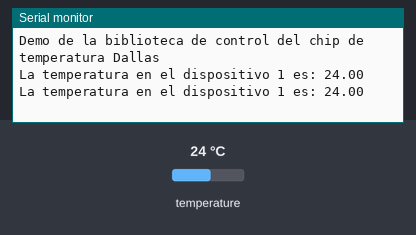
A program run on a simulated ESP32. Parts: the last lines printed to the serial monitor. The inputs (shaded band) are chosen by the test bench; at power-on: temperature 24 °C.

Above: at 2.3 s.
2.4 s: temperature set to 12 °C
At 3.0 s:
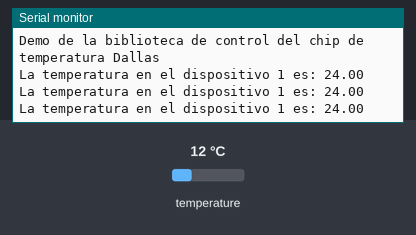
3.9 s: temperature set to 19 °C
At 4.4 s:
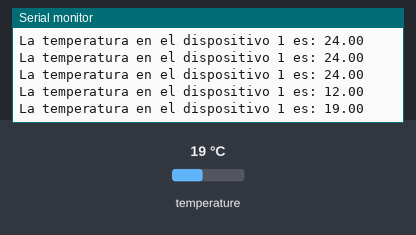
Timing chart, 0 to 6.9 s (numbered marks = the images above; inputs shaded):
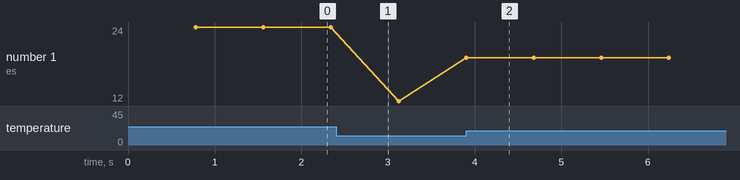

Measured:
- after the input at 3.9 s, the serial monitor: prints a new line at once (image 2)
- plotted number 1: 24 → 12 after the input at 2.4 s, 12 → 19 after the input at 3.9 s

The program:

main.cpp
```cpp
#include <Arduino.h>
#include <OneWire.h>
#include <DallasTemperature.h>
// El cable de datos se conecta al pin 2 del Arduino
#define ONE_WIRE_BUS 16
// Definir una instancia de OneWire para comunicarse
// con cualquier dispositivo OneWire
OneWire oneWire(ONE_WIRE_BUS);
// Pasar la referencia a OneWire del
// Sensor de temperatura Dallas
DallasTemperature sensors(&oneWire);
void setup(void)
{
 // inicia el puerto serie
 Serial.begin(9600);
 Serial.println("Demo de la biblioteca de control del chip de temperatura Dallas");
 // Iniciar la biblioteca
 sensors.begin(); // Establece valor por defecto del chip 9 bit. Si tiene problemas pruebe aumentar
}
void loop(void)
{
  sensors.begin();
 // llamar a sensors.requestTemperatures() para emitir
 // un pedido de temperatura global a todos los que esten en el bus
 sensors.requestTemperatures();  // Enviar el comando para obtener la temperatura
 Serial.print("La temperatura en el dispositivo 1 es: ");
 Serial.println(sensors.getTempCByIndex(0));
 // uso de getTempCByIndex para obtener mas datos
}
```
